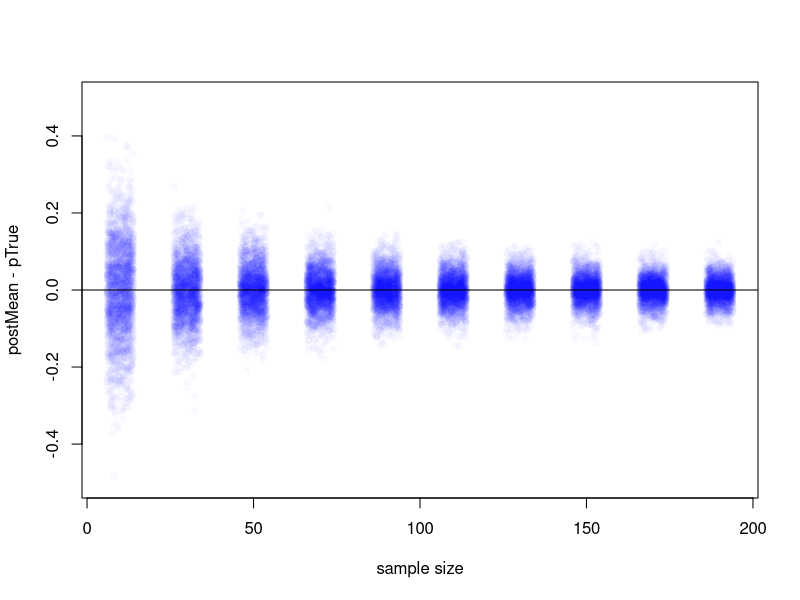
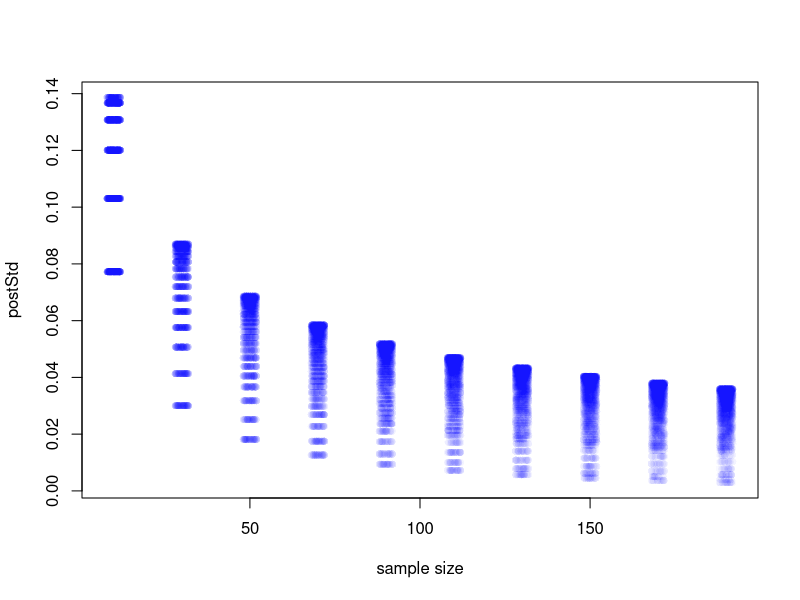
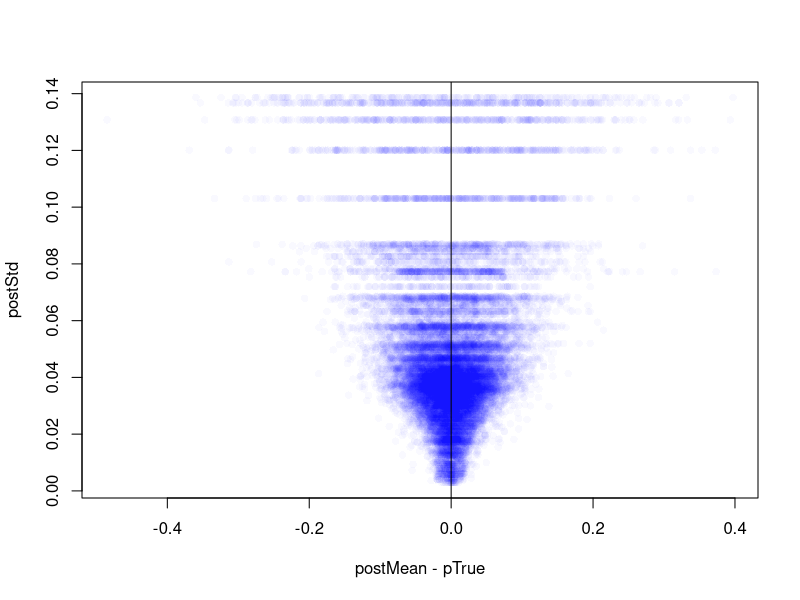

Here is the R script that generated these plots, in order:
## ---- chunk 1
# clear environment
rm(list = ls())

# set random seed
set.seed(123)
## ---- chunk 2
#define grid size
nGridPoints = 50
pGrid = seq(from = 0, to = 1,length.out = nGridPoints)
gridSize = 1 / nGridPoints

# prior params
aPrior = 1
bPrior = 1

# define simulations parameters
nSims = 25000

## ---- chunk 3
simulateData = function(pHit, sampleSize) {
  data = rbinom(n = sampleSize, size = 1, prob = pHit)
  return(data)
}

computePost = function(data, prior) {
  nWater = sum(data)
  nData = length(data)
  likelihood = dbinom(x = nWater, size = nData, prob = pGrid)
  post = likelihood * prior
  post = post / ( sum(post) * gridSize )
  return(post)
}
## ---- chunk 4
# initiallyze lists to store the results
pTrue     = rep(-1,nSims)
nSamples  = rep(-1,nSims)
postMean  = rep(-1,nSims)
postStd   = rep(-1,nSims)

# prior
pGrid = seq(from = 0, to = 1,length.out = nGridPoints)
prior = dbeta(x = pGrid, shape1 = aPrior, shape2 = bPrior)

# implement the simulations
for (t in 1:nSims) {
  # randomly choose pTrue
  pTrue[t] = runif(1, min=0, max=1)
  # randomly choose number samples
  nSamples[t] = sample(seq(10,200,20), 1)
  # simulate data
  data = simulateData(pTrue[t], nSamples[t])
  # compute posterior
  post = computePost(data, prior)
  # compute posterior summary statistics
  postMean[t] = sum(pGrid * post * gridSize)
  postStd[t]  = sqrt(sum(post * gridSize * (pGrid - postMean[t])^2))
}

## ---- chunk 5
plot(jitter(nSamples,1), postMean - pTrue, 
          ylim = c(-0.5, 0.5), 
          col=rgb(red=0.0, green=0.0, blue=1.0, alpha=0.025), 
          pch = 16,
          xlab = "sample size", ylab = "postMean - pTrue")
abline(h=0)
## ---- chunk 6
plot(jitter(nSamples,0.5), postStd, 
     col=rgb(red=0.0, green=0.0, blue=1.0, alpha=0.025), 
     pch = 16,
     xlab = "sample size", ylab = "postStd")
## ---- chunk 7
plot(postMean - pTrue, postStd,
     col=rgb(red=0.0, green=0.0, blue=1.0, alpha=0.025), 
     pch = 16,
     xlab = "postMean - pTrue", ylab = "postStd")
abline(v=0)
